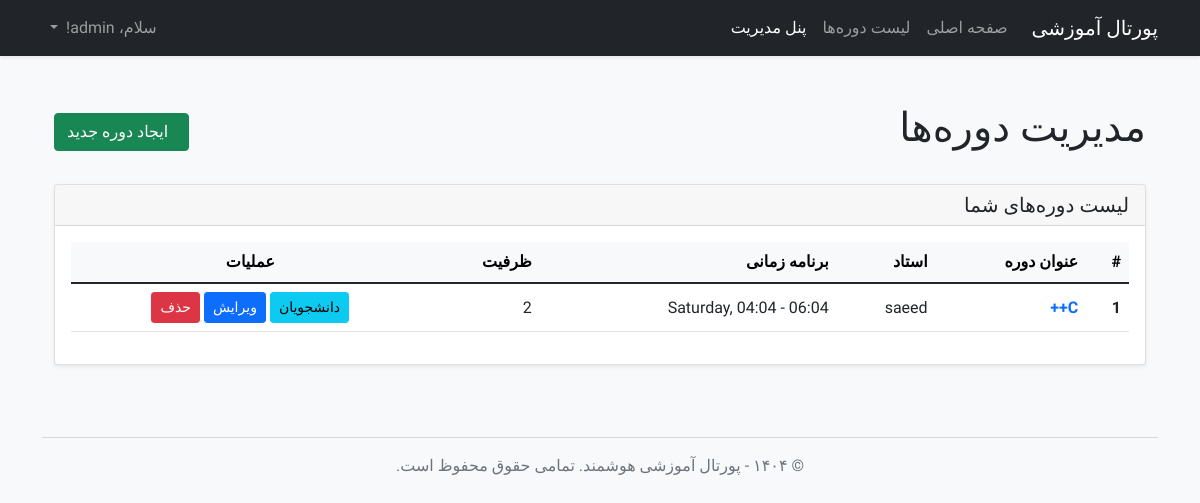
The app's page /manage/courses (signed in) with its own data.
### app/models.py (models this page shows, shortened)
class User(UserMixin, db.Model):
    id = db.Column(db.Integer, primary_key=True)
    username = db.Column(db.String(64), index=True, unique=True, nullable=False)
    email = db.Column(db.String(120), index=True, unique=True, nullable=False)
    password_hash = db.Column(db.String(128))
    role = db.Column(db.String(20), nullable=False, default='student')
    enrollments = db.relationship('Enrollment', backref='student', lazy='dynamic', foreign_keys='Enrollment.user_id')
    taught_courses = db.relationship('Course', backref='instructor', lazy='dynamic',
                                     foreign_keys='Course.instructor_id')

class Course(db.Model):
    id = db.Column(db.Integer, primary_key=True)
    title = db.Column(db.String(140), nullable=False)
    description = db.Column(db.Text)
    credits = db.Column(db.Integer, nullable=False, default=3)
    day_of_week = db.Column(db.String(20), nullable=False)
    start_time = db.Column(db.Time, nullable=False)
    end_time = db.Column(db.Time, nullable=False)
    capacity = db.Column(db.Integer, default=20)
    instructor_id = db.Column(db.Integer, db.ForeignKey('user.id'))
    term_id = db.Column(db.Integer, db.ForeignKey('term.id'), nullable=False)
    enrollments = db.relationship('Enrollment', backref='course', lazy='dynamic', foreign_keys='Enrollment.course_id')
    prereqs = db.relationship(
        'Course', secondary=prerequisites,
        primaryjoin=(prerequisites.c.course_id == id),
        secondaryjoin=(prerequisites.c.prerequisite_id == id),
        backref=db.backref('is_prereq_for', lazy='dynamic'),
        lazy='dynamic'
    )

### app/routes.py (the view)
@app.route('/manage/courses')
@login_required
def manage_courses():
    if current_user.role not in ['admin', 'instructor']:
        abort(403)
    if current_user.role == 'admin':
        courses = Course.query.order_by(Course.term_id.desc(), Course.title).all()
    else:  # Instructor
        courses = Course.query.filter_by(instructor_id=current_user.id).order_by(Course.term_id.desc(),
                                                                                 Course.title).all()
    return render_template('manage_courses.html', title='مدیریت دوره‌ها', courses=courses)

### app/models.py (called while the page is built)
@login.user_loader
def load_user(id):
    return User.query.get(int(id))

### app/templates/manage_courses.html (shortened to what this page needs)
{% extends "base.html" %}
{% block content %}
<div class="container py-4">
    <div class="d-flex justify-content-between align-items-center mb-4">
        <h1>مدیریت دوره‌ها</h1>
        <a href="{{ url_for('create_course') }}" class="btn btn-success">
            ایجاد دوره جدید
        </a>
    </div>
    <div class="card shadow-sm">
        <div class="card-header">
            <h5 class="mb-0">لیست دوره‌های شما</h5>
        </div>
        <div class="card-body">
            <div class="table-responsive">
                <table class="table table-hover align-middle">
                    <thead class="table-light">
                        <tr>
                            <th scope="col">#</th>
                            <th scope="col">عنوان دوره</th>
                            <th scope="col">استاد</th>
                            <th scope="col">برنامه زمانی</th>
                            <th scope="col">ظرفیت</th>
                            <th scope="col" class="text-center">عملیات</th>
                        </tr>
                    </thead>
                    <tbody>
                        {% for course in courses %}
                        <tr>
                            <th scope="row">{{ loop.index }}</th>
                            <td>
                                <a href="{{ url_for('course_detail', course_id=course.id) }}" class="text-decoration-none fw-bold">
                                    {{ course.title }}
                                </a>
                            </td>
                            <td>{{ course.instructor.username }}</td>
                            <td>{{ course.day_of_week }}, {{ course.start_time.strftime('%H:%M') }} - {{ course.end_time.strftime('%H:%M') }}</td>
                            <td>{{ course.capacity }}</td>
                            <td class="text-center">
                                <a href="{{ url_for('course_roster', course_id=course.id) }}" class="btn btn-sm btn-info" title="مشاهده لیست دانشجویان">
                                    دانشجویان
                                </a>
                                <a href="{{ url_for('edit_course', course_id=course.id) }}" class="btn btn-sm btn-primary" title="ویرایش دوره">
                                    ویرایش
                                </a>
                                <form action="{{ url_for('delete_course', course_id=course.id) }}" method="POST" class="d-inline">
                                    <button type="submit" class="btn btn-sm btn-danger" title="حذف دوره"
                                            onclick="return confirm('آیا از حذف این دوره اطمینان دارید؟ این عمل غیرقابل بازگشت است.')">
                                        حذف
                                    </button>
                                </form>
                            </td>
                        </tr>
                        {% else %}
                        <tr>
                            <td colspan="6" class="text-center text-muted py-4">هیچ دوره‌ای برای نمایش وجود ندارد.</td>
                        </tr>
                        {% endfor %}
                    </tbody>
                </table>
            </div>
        </div>
    </div>
</div>
{% endblock %}

### app/templates/base.html (shortened to what this page needs)
<!doctype html>
<html lang="fa" dir="rtl">
<head>
    <link href="https://cdn.jsdelivr.net/npm/bootstrap@5.1.3/dist/css/bootstrap.rtl.min.css" rel="stylesheet">
    <link rel="stylesheet" href="{{ url_for('static', filename='css/style.css') }}">
</head>
<body class="bg-light">
    <nav class="navbar navbar-expand-lg navbar-dark bg-dark shadow-sm">
        <div class="container">
            <a class="navbar-brand" href="{{ url_for('home') }}">پورتال آموزشی</a>
            <div class="collapse navbar-collapse" id="navbarNav">
                <ul class="navbar-nav me-auto mb-2 mb-lg-0">
                    <li class="nav-item">
                        <a class="nav-link" href="{{ url_for('home') }}">صفحه اصلی</a>
                    </li>
                    <li class="nav-item">
                        <a class="nav-link" href="{{ url_for('courses') }}">لیست دوره‌ها</a>
                    </li>
                    {% if current_user.is_authenticated %}
                        <li class="nav-item">
                            <a class="nav-link active" href="{{ url_for('my_dashboard') }}">
                                {% if current_user.role == 'student' %}
                                    داشبورد من
                                {% else %}
                                    پنل مدیریت
                                {% endif %}
                            </a>
                        </li>
                    {% endif %}
                </ul>
                <ul class="navbar-nav ms-auto">
                    {% if current_user.is_anonymous %}
                    <li class="nav-item">
                        <a class="nav-link" href="{{ url_for('login') }}">ورود</a>
                    </li>
                    <li class="nav-item">
                        <a class="nav-link btn btn-primary btn-sm text-white" href="{{ url_for('register') }}">ثبت‌نام</a>
                    </li>
                    {% else %}
                    <li class="nav-item dropdown">
                        <a class="nav-link dropdown-toggle" href="#" id="navbarDropdown" role="button" data-bs-toggle="dropdown">
                            سلام، {{ current_user.username }}!
                        </a>
                    </li>
                    {% endif %}
                </ul>
            </div>
        </div>
    </nav>
    <main class="container mt-4">
        {% block content %}{% endblock %}
    </main>
    <footer class="container text-center mt-5 mb-3 text-muted">
        <hr>
        <p>&copy; ۱۴۰۴ - پورتال آموزشی هوشمند. تمامی حقوق محفوظ است.</p>
    </footer>
</body>
</html>

### app/static/css/style.css (style rules this page uses)
body { font-family: 'Vazirmatn', sans-serif; font-weight: 400; }

### records on screen
User: username "admin"
Course: title "C++", instructor.username "saeed", day_of_week "Saturday", start_time "04:04", end_time "06:04", capacity "2"
